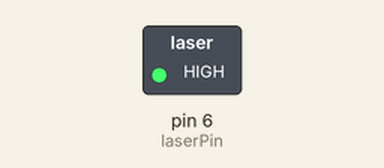
A sketch run on a simulated Arduino Uno, built with avr-gcc and run on an emulated ATmega328P. Shown: switched loads named in the sketch (green lamp = pin HIGH). Dashed ring = blinking.

Above: at 0.2 s.
Timing chart, 0 to 3.0 s (numbered marks = the images above):
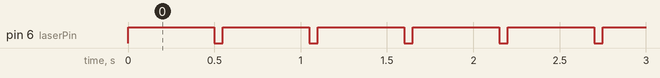

Measured:
- by itself, pin 6 (laserPin): alternates HIGH for 0.50 s and LOW for 0.05 s

The sketch:

ky008_simple.ino
```cpp
/**
 * Testing out laser
 * https://arduinomodules.info/ky-008-laser-transmitter-module/
 */

const int laserPin = 6;
int delayTime = 50;

void setup() {
  Serial.begin(9600);
  pinMode(laserPin, OUTPUT);
}

void loop() {
  digitalWrite(laserPin, HIGH);
  delay(delayTime * 10);
  digitalWrite(laserPin, LOW);
  delay(delayTime);
}
```
